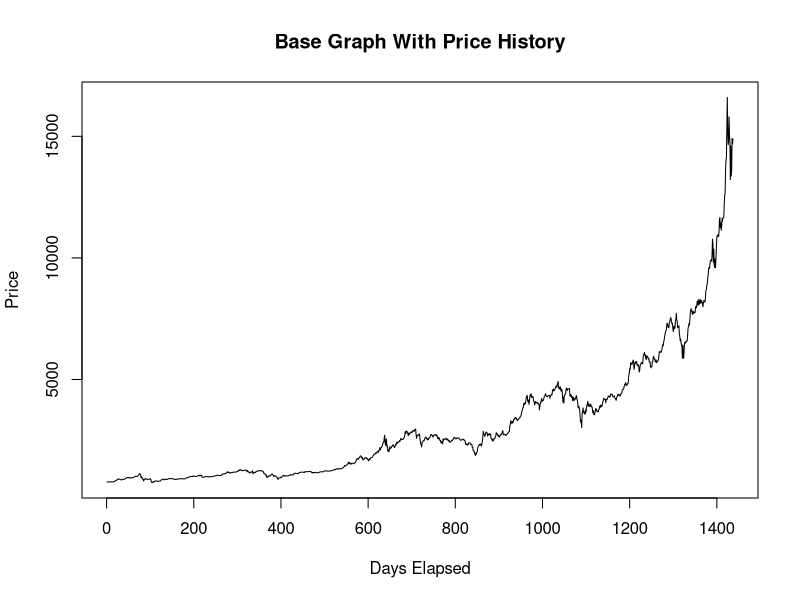
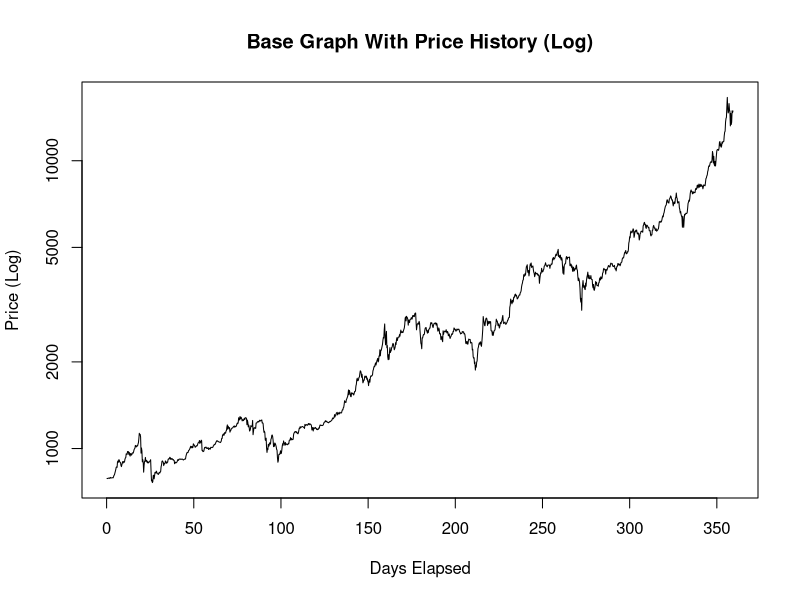
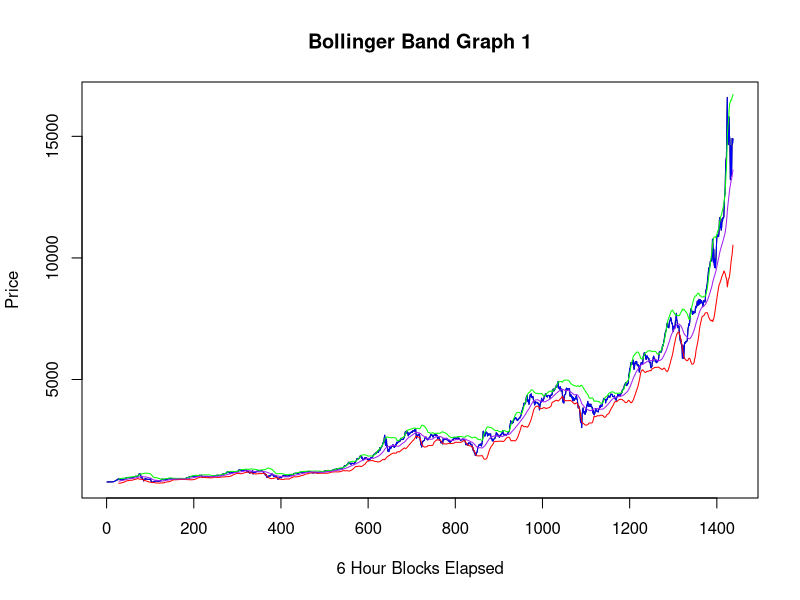
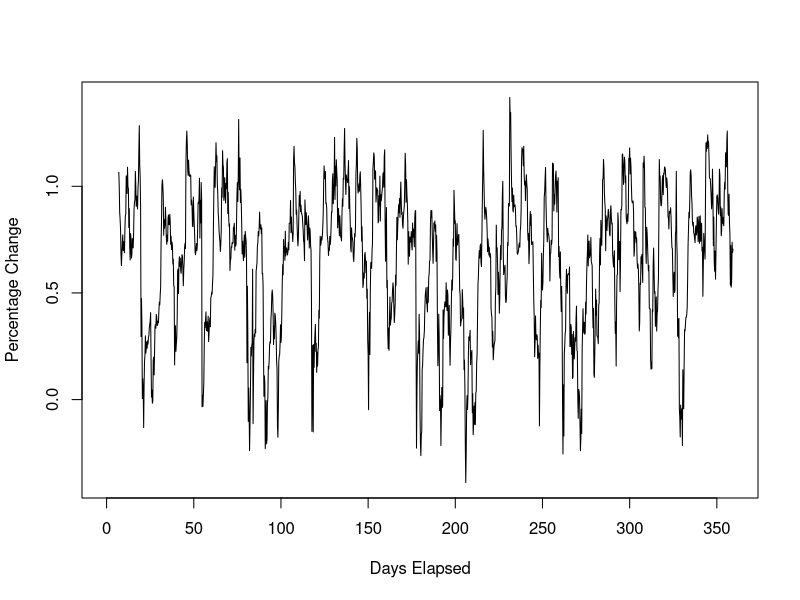
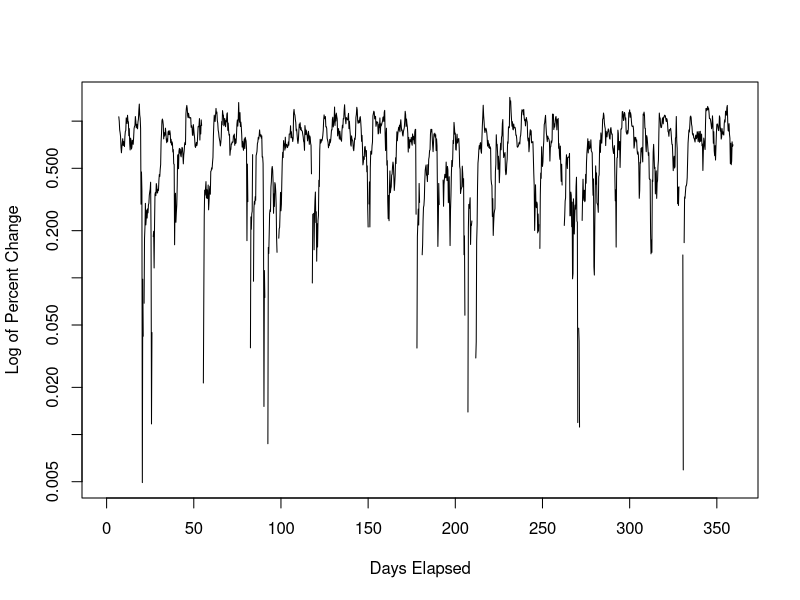
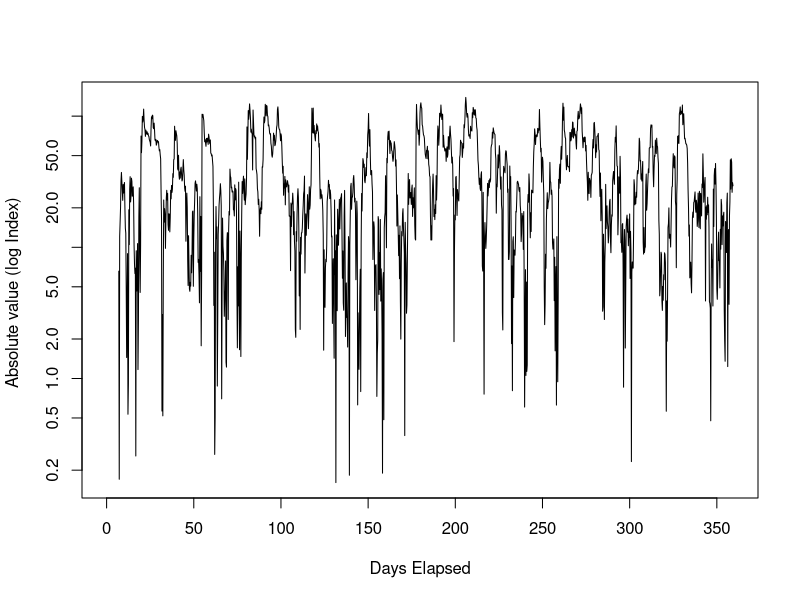

Write the R code that produced these figures, in order. (Note: this script raises an error after producing the figures.)
library("TTR")
#Load our 6hr data values to mainDataset
mainDataset = read.csv(file = "6HrDayCount.csv")
#Read the top 6 entries
head(mainDataset)
#Display number of entries in dataset
nrow(mainDataset)
#Display Colnames in Dataset
colnames(mainDataset)
#Base Statistics
#
#Mean
mean(mainDataset$Close)
#Median
median(mainDataset$Close)
#Variance
var(mainDataset$Close)
#Standard Deviation
sd(mainDataset$Close)
#Standard Scores
score <- scale(mainDataset$Close)

#Moving Averages
#
#Load Simple Moving Average for 1 week --> 4 values a day and 7 days a week = 28 values a week
sma28 <- SMA(mainDataset[c('Close')],n=28)
#Display the table with SMA-28 values
head(sma28,n=50)
#Load Exponential Moving Averages for 1 week
ema28 <- EMA(mainDataset[c('Close')],n=28)
#
#
#BollingerBand Analysis
#
#BollingerBand Initialisation
bb28 = BBands(mainDataset[c('Close')], n=28, sd = 2.0)
#New data frame to hold all our charts
dataWithBB = data.frame(mainDataset,bb28)
head(dataWithBB, n=30)
#Plot graph for closing prices to act as basis. Divide by 4 hack to display days 
plot(mainDataset$Timestamp,mainDataset$Close,xlab = "Days Elapsed", ylab = "Price", type = "l")
title("Base Graph With Price History", sub = NULL)
#Graph on log scale for Price
plot(mainDataset$Timestamp/4,mainDataset$Close,xlab = "Days Elapsed", ylab = "Price (Log)", type = "l", log ="y")
title("Base Graph With Price History (Log)", sub = NULL)
#Plot data into graph1 for first 6 months
plot(mainDataset$Timestamp,mainDataset$Close,xlab = "6 Hour Blocks Elapsed", ylab = "Price", type = "l")
title("Bollinger Band Graph 1",sub=NULL)
lines(dataWithBB$Close, col='blue')
lines(dataWithBB$up, col='green')
lines(dataWithBB$dn, col='red')
lines(dataWithBB$mavg, col='purple')
#
#
#Volatiltiy Analysis
#
#
#Volatiltiy As A Factor of Range from upper and lower Bollinger Bands
plot(dataWithBB$Timestamp/4,dataWithBB$pctB,xlab = "Days Elapsed", ylab = "Percentage Change", type="l")
#Outlier Analysis by smoothing using a log function
plot(dataWithBB$Timestamp/4,dataWithBB$pctB,xlab = "Days Elapsed", ylab = "Log of Percent Change", type="l", log = "y")
#Clearly we are missing out on data lesser than 0, hence, we construct a volatility index from absolute values of percent change
Vindex = data.frame(dataWithBB$pctB)
#Change name of column from pctB to Percent Change
names(Vindex) <- c("PercentChange")
Vindex$PercentChange <- abs((Vindex$PercentChange*100-100))
allData = data.frame(dataWithBB,Vindex)
#Plot graph of Volatility Index
plot(dataWithBB$Timestamp/4, Vindex$PercentChange, xlab = "Days Elapsed", ylab = "Absolute value (log Index) ", type="l", log = "y")
#Write back to original table
write.table(allData,file="6HrDayCount.csv",na="",sep =",",row.names=FALSE)
Vindex2 = Vindex$PercentChange[complete.cases(Vindex$PercentChange)]
plot(allData$Timestamp[complete.cases(allData$PercentChange)]/4, 1/(0.75*Vindex2), xlab = "Number of Days", ylab = "Volatility Magnitude", type="l", col="blue")

